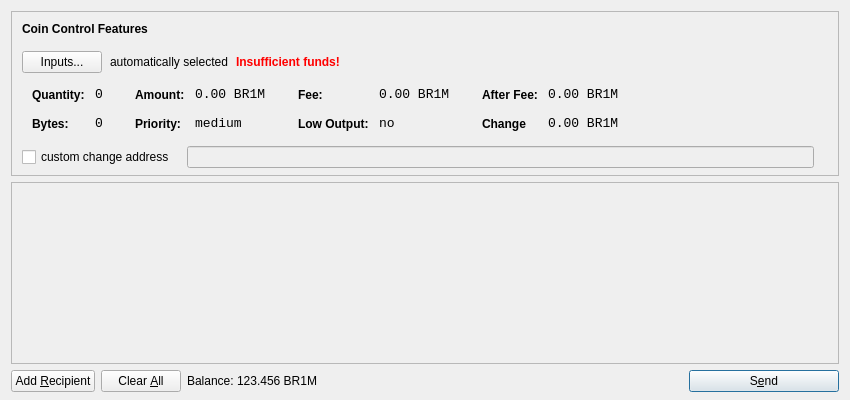
<?xml version="1.0" encoding="UTF-8"?>
<ui version="4.0">
 <class>SendCoinsDialog</class>
 <widget class="QDialog" name="SendCoinsDialog">
  <property name="geometry">
   <rect>
    <x>0</x>
    <y>0</y>
    <width>850</width>
    <height>400</height>
   </rect>
  </property>
  <property name="windowTitle">
   <string>Send Coins</string>
  </property>
  <layout class="QVBoxLayout" name="verticalLayout" stretch="0,1,0">
   <property name="bottomMargin">
    <number>8</number>
   </property>
   <item>
    <widget class="QFrame" name="frameCoinControl">
     <property name="sizePolicy">
      <sizepolicy hsizetype="Expanding" vsizetype="Expanding">
       <horstretch>0</horstretch>
       <verstretch>0</verstretch>
      </sizepolicy>
     </property>
     <property name="maximumSize">
      <size>
       <width>16777215</width>
       <height>16777215</height>
      </size>
     </property>
     <property name="frameShape">
      <enum>QFrame::StyledPanel</enum>
     </property>
     <property name="frameShadow">
      <enum>QFrame::Sunken</enum>
     </property>
     <layout class="QVBoxLayout" name="verticalLayoutCoinControl2">
      <property name="spacing">
       <number>-1</number>
      </property>
      <property name="leftMargin">
       <number>0</number>
      </property>
      <property name="topMargin">
       <number>0</number>
      </property>
      <property name="rightMargin">
       <number>0</number>
      </property>
      <property name="bottomMargin">
       <number>6</number>
      </property>
      <item>
       <layout class="QVBoxLayout" name="verticalLayoutCoinControl" stretch="0,0,0,0,1">
        <property name="spacing">
         <number>0</number>
        </property>
        <property name="leftMargin">
         <number>10</number>
        </property>
        <property name="topMargin">
         <number>10</number>
        </property>
        <item>
         <layout class="QHBoxLayout" name="horizontalLayoutCoinControl1">
          <property name="bottomMargin">
           <number>15</number>
          </property>
          <item>
           <widget class="QLabel" name="labelCoinControlFeatures">
            <property name="sizePolicy">
             <sizepolicy hsizetype="Preferred" vsizetype="Maximum">
              <horstretch>0</horstretch>
              <verstretch>0</verstretch>
             </sizepolicy>
            </property>
            <property name="font">
             <font>
              <weight>75</weight>
              <bold>true</bold>
             </font>
            </property>
            <property name="styleSheet">
             <string notr="true">font-weight:bold;</string>
            </property>
            <property name="text">
             <string>Coin Control Features</string>
            </property>
           </widget>
          </item>
         </layout>
        </item>
        <item>
         <layout class="QHBoxLayout" name="horizontalLayoutCoinControl2" stretch="0,0,0,0">
          <property name="spacing">
           <number>8</number>
          </property>
          <property name="bottomMargin">
           <number>10</number>
          </property>
          <item>
           <widget class="QPushButton" name="pushButtonCoinControl">
            <property name="styleSheet">
             <string notr="true"/>
            </property>
            <property name="text">
             <string>Inputs...</string>
            </property>
           </widget>
          </item>
          <item>
           <widget class="QLabel" name="labelCoinControlAutomaticallySelected">
            <property name="text">
             <string>automatically selected</string>
            </property>
            <property name="margin">
             <number>5</number>
            </property>
           </widget>
          </item>
          <item>
           <widget class="QLabel" name="labelCoinControlInsuffFunds">
            <property name="font">
             <font>
              <weight>75</weight>
              <bold>true</bold>
             </font>
            </property>
            <property name="styleSheet">
             <string notr="true">color:red;font-weight:bold;</string>
            </property>
            <property name="text">
             <string>Insufficient funds!</string>
            </property>
            <property name="margin">
             <number>5</number>
            </property>
           </widget>
          </item>
          <item>
           <spacer name="horizontalSpacerCoinControl">
            <property name="orientation">
             <enum>Qt::Horizontal</enum>
            </property>
            <property name="sizeHint" stdset="0">
             <size>
              <width>40</width>
              <height>1</height>
             </size>
            </property>
           </spacer>
          </item>
         </layout>
        </item>
        <item>
         <widget class="QWidget" name="widgetCoinControl" native="true">
          <property name="sizePolicy">
           <sizepolicy hsizetype="Preferred" vsizetype="Preferred">
            <horstretch>0</horstretch>
            <verstretch>0</verstretch>
           </sizepolicy>
          </property>
          <property name="minimumSize">
           <size>
            <width>0</width>
            <height>0</height>
           </size>
          </property>
          <property name="styleSheet">
           <string notr="true"/>
          </property>
          <layout class="QHBoxLayout" name="horizontalLayoutCoinControl5">
           <property name="margin">
            <number>0</number>
           </property>
           <item>
            <layout class="QHBoxLayout" name="horizontalLayoutCoinControl3" stretch="0,0,0,1">
             <property name="spacing">
              <number>20</number>
             </property>
             <property name="topMargin">
              <number>0</number>
             </property>
             <property name="bottomMargin">
              <number>10</number>
             </property>
             <item>
              <layout class="QFormLayout" name="formLayoutCoinControl1">
               <property name="horizontalSpacing">
                <number>10</number>
               </property>
               <property name="verticalSpacing">
                <number>14</number>
               </property>
               <property name="leftMargin">
                <number>10</number>
               </property>
               <property name="topMargin">
                <number>4</number>
               </property>
               <property name="rightMargin">
                <number>6</number>
               </property>
               <item row="0" column="0">
                <widget class="QLabel" name="labelCoinControlQuantityText">
                 <property name="styleSheet">
                  <string notr="true">font-weight:bold;</string>
                 </property>
                 <property name="text">
                  <string>Quantity:</string>
                 </property>
                 <property name="margin">
                  <number>0</number>
                 </property>
                </widget>
               </item>
               <item row="0" column="1">
                <widget class="QLabel" name="labelCoinControlQuantity">
                 <property name="font">
                  <font>
                   <family>Monospace</family>
                   <pointsize>10</pointsize>
                  </font>
                 </property>
                 <property name="cursor">
                  <cursorShape>IBeamCursor</cursorShape>
                 </property>
                 <property name="contextMenuPolicy">
                  <enum>Qt::ActionsContextMenu</enum>
                 </property>
                 <property name="text">
                  <string>0</string>
                 </property>
                 <property name="margin">
                  <number>0</number>
                 </property>
                 <property name="textInteractionFlags">
                  <set>Qt::LinksAccessibleByMouse|Qt::TextSelectableByKeyboard|Qt::TextSelectableByMouse</set>
                 </property>
                </widget>
               </item>
               <item row="1" column="0">
                <widget class="QLabel" name="labelCoinControlBytesText">
                 <property name="styleSheet">
                  <string notr="true">font-weight:bold;</string>
                 </property>
                 <property name="text">
                  <string>Bytes:</string>
                 </property>
                </widget>
               </item>
               <item row="1" column="1">
                <widget class="QLabel" name="labelCoinControlBytes">
                 <property name="font">
                  <font>
                   <family>Monospace</family>
                   <pointsize>10</pointsize>
                  </font>
                 </property>
                 <property name="cursor">
                  <cursorShape>IBeamCursor</cursorShape>
                 </property>
                 <property name="contextMenuPolicy">
                  <enum>Qt::ActionsContextMenu</enum>
                 </property>
                 <property name="text">
                  <string>0</string>
                 </property>
                 <property name="textInteractionFlags">
                  <set>Qt::LinksAccessibleByMouse|Qt::TextSelectableByKeyboard|Qt::TextSelectableByMouse</set>
                 </property>
                </widget>
               </item>
              </layout>
             </item>
             <item>
              <layout class="QFormLayout" name="formLayoutCoinControl2">
               <property name="horizontalSpacing">
                <number>10</number>
               </property>
               <property name="verticalSpacing">
                <number>14</number>
               </property>
               <property name="leftMargin">
                <number>6</number>
               </property>
               <property name="topMargin">
                <number>4</number>
               </property>
               <property name="rightMargin">
                <number>6</number>
               </property>
               <item row="0" column="0">
                <widget class="QLabel" name="labelCoinControlAmountText">
                 <property name="styleSheet">
                  <string notr="true">font-weight:bold;</string>
                 </property>
                 <property name="text">
                  <string>Amount:</string>
                 </property>
                 <property name="margin">
                  <number>0</number>
                 </property>
                </widget>
               </item>
               <item row="0" column="1">
                <widget class="QLabel" name="labelCoinControlAmount">
                 <property name="font">
                  <font>
                   <family>Monospace</family>
                   <pointsize>10</pointsize>
                  </font>
                 </property>
                 <property name="cursor">
                  <cursorShape>IBeamCursor</cursorShape>
                 </property>
                 <property name="contextMenuPolicy">
                  <enum>Qt::ActionsContextMenu</enum>
                 </property>
                 <property name="text">
                  <string>0.00 BR1M</string>
                 </property>
                 <property name="textInteractionFlags">
                  <set>Qt::LinksAccessibleByMouse|Qt::TextSelectableByKeyboard|Qt::TextSelectableByMouse</set>
                 </property>
                </widget>
               </item>
               <item row="1" column="0">
                <widget class="QLabel" name="labelCoinControlPriorityText">
                 <property name="styleSheet">
                  <string notr="true">font-weight:bold;</string>
                 </property>
                 <property name="text">
                  <string>Priority:</string>
                 </property>
                </widget>
               </item>
               <item row="1" column="1">
                <widget class="QLabel" name="labelCoinControlPriority">
                 <property name="font">
                  <font>
                   <family>Monospace</family>
                   <pointsize>10</pointsize>
                  </font>
                 </property>
                 <property name="cursor">
                  <cursorShape>IBeamCursor</cursorShape>
                 </property>
                 <property name="contextMenuPolicy">
                  <enum>Qt::ActionsContextMenu</enum>
                 </property>
                 <property name="text">
                  <string>medium</string>
                 </property>
                 <property name="textInteractionFlags">
                  <set>Qt::LinksAccessibleByMouse|Qt::TextSelectableByKeyboard|Qt::TextSelectableByMouse</set>
                 </property>
                </widget>
               </item>
              </layout>
             </item>
             <item>
              <layout class="QFormLayout" name="formLayoutCoinControl3">
               <property name="horizontalSpacing">
                <number>10</number>
               </property>
               <property name="verticalSpacing">
                <number>14</number>
               </property>
               <property name="leftMargin">
                <number>6</number>
               </property>
               <property name="topMargin">
                <number>4</number>
               </property>
               <property name="rightMargin">
                <number>6</number>
               </property>
               <item row="0" column="0">
                <widget class="QLabel" name="labelCoinControlFeeText">
                 <property name="styleSheet">
                  <string notr="true">font-weight:bold;</string>
                 </property>
                 <property name="text">
                  <string>Fee:</string>
                 </property>
                 <property name="margin">
                  <number>0</number>
                 </property>
                </widget>
               </item>
               <item row="0" column="1">
                <widget class="QLabel" name="labelCoinControlFee">
                 <property name="font">
                  <font>
                   <family>Monospace</family>
                   <pointsize>10</pointsize>
                  </font>
                 </property>
                 <property name="cursor">
                  <cursorShape>IBeamCursor</cursorShape>
                 </property>
                 <property name="contextMenuPolicy">
                  <enum>Qt::ActionsContextMenu</enum>
                 </property>
                 <property name="text">
                  <string>0.00 BR1M</string>
                 </property>
                 <property name="textInteractionFlags">
                  <set>Qt::LinksAccessibleByMouse|Qt::TextSelectableByKeyboard|Qt::TextSelectableByMouse</set>
                 </property>
                </widget>
               </item>
               <item row="1" column="0">
                <widget class="QLabel" name="labelCoinControlLowOutputText">
                 <property name="styleSheet">
                  <string notr="true">font-weight:bold;</string>
                 </property>
                 <property name="text">
                  <string>Low Output:</string>
                 </property>
                </widget>
               </item>
               <item row="1" column="1">
                <widget class="QLabel" name="labelCoinControlLowOutput">
                 <property name="font">
                  <font>
                   <family>Monospace</family>
                   <pointsize>10</pointsize>
                  </font>
                 </property>
                 <property name="cursor">
                  <cursorShape>IBeamCursor</cursorShape>
                 </property>
                 <property name="contextMenuPolicy">
                  <enum>Qt::ActionsContextMenu</enum>
                 </property>
                 <property name="text">
                  <string>no</string>
                 </property>
                 <property name="textInteractionFlags">
                  <set>Qt::LinksAccessibleByMouse|Qt::TextSelectableByKeyboard|Qt::TextSelectableByMouse</set>
                 </property>
                </widget>
               </item>
              </layout>
             </item>
             <item>
              <layout class="QFormLayout" name="formLayoutCoinControl4">
               <property name="horizontalSpacing">
                <number>10</number>
               </property>
               <property name="verticalSpacing">
                <number>14</number>
               </property>
               <property name="leftMargin">
                <number>6</number>
               </property>
               <property name="topMargin">
                <number>4</number>
               </property>
               <property name="rightMargin">
                <number>6</number>
               </property>
               <item row="0" column="0">
                <widget class="QLabel" name="labelCoinControlAfterFeeText">
                 <property name="styleSheet">
                  <string notr="true">font-weight:bold;</string>
                 </property>
                 <property name="text">
                  <string>After Fee:</string>
                 </property>
                 <property name="margin">
                  <number>0</number>
                 </property>
                </widget>
               </item>
               <item row="0" column="1">
                <widget class="QLabel" name="labelCoinControlAfterFee">
                 <property name="font">
                  <font>
                   <family>Monospace</family>
                   <pointsize>10</pointsize>
                  </font>
                 </property>
                 <property name="cursor">
                  <cursorShape>IBeamCursor</cursorShape>
                 </property>
                 <property name="contextMenuPolicy">
                  <enum>Qt::ActionsContextMenu</enum>
                 </property>
                 <property name="text">
                  <string>0.00 BR1M</string>
                 </property>
                 <property name="textInteractionFlags">
                  <set>Qt::LinksAccessibleByMouse|Qt::TextSelectableByKeyboard|Qt::TextSelectableByMouse</set>
                 </property>
                </widget>
               </item>
               <item row="1" column="0">
                <widget class="QLabel" name="labelCoinControlChangeText">
                 <property name="styleSheet">
                  <string notr="true">font-weight:bold;</string>
                 </property>
                 <property name="text">
                  <string>Change</string>
                 </property>
                </widget>
               </item>
               <item row="1" column="1">
                <widget class="QLabel" name="labelCoinControlChange">
                 <property name="font">
                  <font>
                   <family>Monospace</family>
                   <pointsize>10</pointsize>
                  </font>
                 </property>
                 <property name="cursor">
                  <cursorShape>IBeamCursor</cursorShape>
                 </property>
                 <property name="contextMenuPolicy">
                  <enum>Qt::ActionsContextMenu</enum>
                 </property>
                 <property name="text">
                  <string>0.00 BR1M</string>
                 </property>
                 <property name="textInteractionFlags">
                  <set>Qt::LinksAccessibleByMouse|Qt::TextSelectableByKeyboard|Qt::TextSelectableByMouse</set>
                 </property>
                </widget>
               </item>
              </layout>
             </item>
            </layout>
           </item>
          </layout>
         </widget>
        </item>
        <item>
         <layout class="QHBoxLayout" name="horizontalLayoutCoinControl4" stretch="0,0,0">
          <property name="spacing">
           <number>12</number>
          </property>
          <property name="sizeConstraint">
           <enum>QLayout::SetDefaultConstraint</enum>
          </property>
          <property name="topMargin">
           <number>5</number>
          </property>
          <property name="rightMargin">
           <number>5</number>
          </property>
          <item>
           <widget class="QCheckBox" name="checkBoxCoinControlChange">
            <property name="text">
             <string>custom change address</string>
            </property>
           </widget>
          </item>
          <item>
           <widget class="QLineEdit" name="lineEditCoinControlChange">
            <property name="enabled">
             <bool>false</bool>
            </property>
            <property name="sizePolicy">
             <sizepolicy hsizetype="Expanding" vsizetype="Fixed">
              <horstretch>0</horstretch>
              <verstretch>0</verstretch>
             </sizepolicy>
            </property>
           </widget>
          </item>
          <item>
           <widget class="QLabel" name="labelCoinControlChangeLabel">
            <property name="sizePolicy">
             <sizepolicy hsizetype="Preferred" vsizetype="Expanding">
              <horstretch>0</horstretch>
              <verstretch>0</verstretch>
             </sizepolicy>
            </property>
            <property name="minimumSize">
             <size>
              <width>0</width>
              <height>0</height>
             </size>
            </property>
            <property name="text">
             <string/>
            </property>
            <property name="margin">
             <number>3</number>
            </property>
           </widget>
          </item>
         </layout>
        </item>
        <item>
         <spacer name="verticalSpacerCoinControl">
          <property name="orientation">
           <enum>Qt::Vertical</enum>
          </property>
          <property name="sizeHint" stdset="0">
           <size>
            <width>800</width>
            <height>1</height>
           </size>
          </property>
         </spacer>
        </item>
       </layout>
      </item>
     </layout>
    </widget>
   </item>
   <item>
    <widget class="QScrollArea" name="scrollArea">
     <property name="widgetResizable">
      <bool>true</bool>
     </property>
     <widget class="QWidget" name="scrollAreaWidgetContents">
      <property name="geometry">
       <rect>
        <x>0</x>
        <y>0</y>
        <width>830</width>
        <height>165</height>
       </rect>
      </property>
      <layout class="QVBoxLayout" name="verticalLayout_2">
       <property name="margin">
        <number>0</number>
       </property>
       <item>
        <layout class="QVBoxLayout" name="entries">
         <property name="spacing">
          <number>6</number>
         </property>
        </layout>
       </item>
       <item>
        <spacer name="verticalSpacer">
         <property name="orientation">
          <enum>Qt::Vertical</enum>
         </property>
         <property name="sizeHint" stdset="0">
          <size>
           <width>20</width>
           <height>40</height>
          </size>
         </property>
        </spacer>
       </item>
      </layout>
     </widget>
    </widget>
   </item>
   <item>
    <layout class="QHBoxLayout" name="horizontalLayout">
     <item>
      <widget class="QPushButton" name="addButton">
       <property name="toolTip">
        <string>Send to multiple recipients at once</string>
       </property>
       <property name="text">
        <string>Add &amp;Recipient</string>
       </property>
       <property name="icon">
        <iconset resource="../bitcoin.qrc">
         <normaloff>:/icons/add</normaloff>:/icons/add</iconset>
       </property>
       <property name="autoDefault">
        <bool>false</bool>
       </property>
      </widget>
     </item>
     <item>
      <widget class="QPushButton" name="clearButton">
       <property name="sizePolicy">
        <sizepolicy hsizetype="Minimum" vsizetype="Fixed">
         <horstretch>0</horstretch>
         <verstretch>0</verstretch>
        </sizepolicy>
       </property>
       <property name="toolTip">
        <string>Remove all transaction fields</string>
       </property>
       <property name="text">
        <string>Clear &amp;All</string>
       </property>
       <property name="icon">
        <iconset resource="../bitcoin.qrc">
         <normaloff>:/icons/remove</normaloff>:/icons/remove</iconset>
       </property>
       <property name="autoRepeatDelay">
        <number>300</number>
       </property>
       <property name="autoDefault">
        <bool>false</bool>
       </property>
      </widget>
     </item>
     <item>
      <layout class="QHBoxLayout" name="horizontalLayout_2">
       <property name="spacing">
        <number>3</number>
       </property>
       <item>
        <widget class="QLabel" name="label">
         <property name="sizePolicy">
          <sizepolicy hsizetype="Preferred" vsizetype="Fixed">
           <horstretch>0</horstretch>
           <verstretch>0</verstretch>
          </sizepolicy>
         </property>
         <property name="text">
          <string>Balance:</string>
         </property>
        </widget>
       </item>
       <item>
        <widget class="QLabel" name="labelBalance">
         <property name="sizePolicy">
          <sizepolicy hsizetype="Preferred" vsizetype="Fixed">
           <horstretch>0</horstretch>
           <verstretch>0</verstretch>
          </sizepolicy>
         </property>
         <property name="cursor">
          <cursorShape>IBeamCursor</cursorShape>
         </property>
         <property name="text">
          <string>123.456 BR1M</string>
         </property>
         <property name="textInteractionFlags">
          <set>Qt::LinksAccessibleByMouse|Qt::TextSelectableByKeyboard|Qt::TextSelectableByMouse</set>
         </property>
        </widget>
       </item>
      </layout>
     </item>
     <item>
      <spacer name="horizontalSpacer">
       <property name="orientation">
        <enum>Qt::Horizontal</enum>
       </property>
       <property name="sizeHint" stdset="0">
        <size>
         <width>40</width>
         <height>20</height>
        </size>
       </property>
      </spacer>
     </item>
     <item>
      <widget class="QPushButton" name="sendButton">
       <property name="minimumSize">
        <size>
         <width>150</width>
         <height>0</height>
        </size>
       </property>
       <property name="toolTip">
        <string>Confirm the send action</string>
       </property>
       <property name="text">
        <string>S&amp;end</string>
       </property>
       <property name="icon">
        <iconset resource="../bitcoin.qrc">
         <normaloff>:/icons/send</normaloff>:/icons/send</iconset>
       </property>
       <property name="default">
        <bool>true</bool>
       </property>
      </widget>
     </item>
    </layout>
   </item>
  </layout>
 </widget>
 <resources>
  <include location="../bitcoin.qrc"/>
 </resources>
 <connections/>
</ui>
